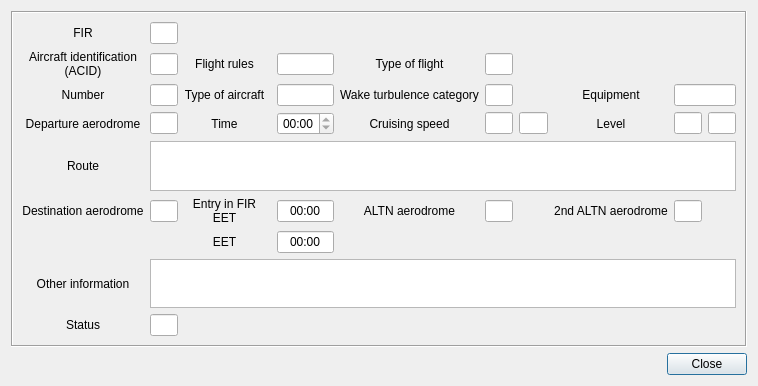
<?xml version="1.0" encoding="UTF-8"?>
<ui version="4.0">
 <class>FplViewer</class>
 <widget class="QDialog" name="FplViewer">
  <property name="windowModality">
   <enum>Qt::WindowModal</enum>
  </property>
  <property name="geometry">
   <rect>
    <x>0</x>
    <y>0</y>
    <width>758</width>
    <height>386</height>
   </rect>
  </property>
  <property name="sizePolicy">
   <sizepolicy hsizetype="Preferred" vsizetype="Minimum">
    <horstretch>0</horstretch>
    <verstretch>0</verstretch>
   </sizepolicy>
  </property>
  <property name="windowTitle">
   <string>Create FPL</string>
  </property>
  <property name="sizeGripEnabled">
   <bool>false</bool>
  </property>
  <property name="modal">
   <bool>false</bool>
  </property>
  <layout class="QVBoxLayout" name="verticalLayout">
   <item>
    <widget class="QFrame" name="frame">
     <property name="sizePolicy">
      <sizepolicy hsizetype="Preferred" vsizetype="Preferred">
       <horstretch>0</horstretch>
       <verstretch>0</verstretch>
      </sizepolicy>
     </property>
     <property name="frameShape">
      <enum>QFrame::Box</enum>
     </property>
     <property name="frameShadow">
      <enum>QFrame::Sunken</enum>
     </property>
     <layout class="QGridLayout" name="gridLayout">
      <item row="0" column="0">
       <widget class="QLabel" name="FirLabel">
        <property name="sizePolicy">
         <sizepolicy hsizetype="Minimum" vsizetype="Minimum">
          <horstretch>0</horstretch>
          <verstretch>0</verstretch>
         </sizepolicy>
        </property>
        <property name="text">
         <string>FIR</string>
        </property>
        <property name="alignment">
         <set>Qt::AlignCenter</set>
        </property>
        <property name="buddy">
         <cstring>FIREdit</cstring>
        </property>
       </widget>
      </item>
      <item row="0" column="1">
       <widget class="QLineEdit" name="FIREdit">
        <property name="sizePolicy">
         <sizepolicy hsizetype="Maximum" vsizetype="Fixed">
          <horstretch>0</horstretch>
          <verstretch>0</verstretch>
         </sizepolicy>
        </property>
        <property name="alignment">
         <set>Qt::AlignCenter</set>
        </property>
        <property name="readOnly">
         <bool>true</bool>
        </property>
       </widget>
      </item>
      <item row="1" column="0">
       <widget class="QLabel" name="AcidLabel">
        <property name="enabled">
         <bool>true</bool>
        </property>
        <property name="sizePolicy">
         <sizepolicy hsizetype="Minimum" vsizetype="Minimum">
          <horstretch>0</horstretch>
          <verstretch>0</verstretch>
         </sizepolicy>
        </property>
        <property name="text">
         <string>Aircraft identification (ACID)</string>
        </property>
        <property name="alignment">
         <set>Qt::AlignCenter</set>
        </property>
        <property name="wordWrap">
         <bool>true</bool>
        </property>
        <property name="buddy">
         <cstring>ACIDEdit</cstring>
        </property>
       </widget>
      </item>
      <item row="1" column="1">
       <widget class="QLineEdit" name="ACIDEdit">
        <property name="sizePolicy">
         <sizepolicy hsizetype="Ignored" vsizetype="Fixed">
          <horstretch>0</horstretch>
          <verstretch>0</verstretch>
         </sizepolicy>
        </property>
        <property name="acceptDrops">
         <bool>true</bool>
        </property>
        <property name="toolTip">
         <string>Aircraft Identification (up to 7 letters and digits). Example: ACF402</string>
        </property>
        <property name="maxLength">
         <number>7</number>
        </property>
        <property name="alignment">
         <set>Qt::AlignCenter</set>
        </property>
        <property name="readOnly">
         <bool>true</bool>
        </property>
       </widget>
      </item>
      <item row="1" column="2">
       <widget class="QLabel" name="RulesLabel">
        <property name="enabled">
         <bool>true</bool>
        </property>
        <property name="sizePolicy">
         <sizepolicy hsizetype="Minimum" vsizetype="Minimum">
          <horstretch>0</horstretch>
          <verstretch>0</verstretch>
         </sizepolicy>
        </property>
        <property name="text">
         <string>Flight rules</string>
        </property>
        <property name="alignment">
         <set>Qt::AlignCenter</set>
        </property>
        <property name="wordWrap">
         <bool>true</bool>
        </property>
        <property name="buddy">
         <cstring>RulesEdit</cstring>
        </property>
       </widget>
      </item>
      <item row="1" column="4">
       <widget class="QLineEdit" name="RulesEdit">
        <property name="alignment">
         <set>Qt::AlignCenter</set>
        </property>
        <property name="readOnly">
         <bool>true</bool>
        </property>
       </widget>
      </item>
      <item row="1" column="5">
       <widget class="QLabel" name="FlightTypeLabel">
        <property name="enabled">
         <bool>true</bool>
        </property>
        <property name="sizePolicy">
         <sizepolicy hsizetype="Minimum" vsizetype="Minimum">
          <horstretch>0</horstretch>
          <verstretch>0</verstretch>
         </sizepolicy>
        </property>
        <property name="text">
         <string>Type of flight</string>
        </property>
        <property name="alignment">
         <set>Qt::AlignCenter</set>
        </property>
        <property name="wordWrap">
         <bool>true</bool>
        </property>
        <property name="buddy">
         <cstring>FlightTypeEdit</cstring>
        </property>
       </widget>
      </item>
      <item row="1" column="6">
       <widget class="QLineEdit" name="FlightTypeEdit">
        <property name="alignment">
         <set>Qt::AlignCenter</set>
        </property>
        <property name="readOnly">
         <bool>true</bool>
        </property>
       </widget>
      </item>
      <item row="2" column="0">
       <widget class="QLabel" name="NumberLabel">
        <property name="sizePolicy">
         <sizepolicy hsizetype="Minimum" vsizetype="Minimum">
          <horstretch>0</horstretch>
          <verstretch>0</verstretch>
         </sizepolicy>
        </property>
        <property name="text">
         <string>Number</string>
        </property>
        <property name="alignment">
         <set>Qt::AlignCenter</set>
        </property>
        <property name="wordWrap">
         <bool>true</bool>
        </property>
        <property name="buddy">
         <cstring>NumberEdit</cstring>
        </property>
       </widget>
      </item>
      <item row="2" column="1">
       <widget class="QLineEdit" name="NumberEdit">
        <property name="alignment">
         <set>Qt::AlignCenter</set>
        </property>
        <property name="readOnly">
         <bool>true</bool>
        </property>
       </widget>
      </item>
      <item row="2" column="2">
       <widget class="QLabel" name="AirplaneLabel">
        <property name="enabled">
         <bool>true</bool>
        </property>
        <property name="sizePolicy">
         <sizepolicy hsizetype="Minimum" vsizetype="Minimum">
          <horstretch>0</horstretch>
          <verstretch>0</verstretch>
         </sizepolicy>
        </property>
        <property name="text">
         <string>Type of aircraft</string>
        </property>
        <property name="alignment">
         <set>Qt::AlignCenter</set>
        </property>
        <property name="wordWrap">
         <bool>true</bool>
        </property>
        <property name="buddy">
         <cstring>AirplaneEdit</cstring>
        </property>
       </widget>
      </item>
      <item row="2" column="4">
       <widget class="QLineEdit" name="AirplaneEdit">
        <property name="alignment">
         <set>Qt::AlignCenter</set>
        </property>
        <property name="readOnly">
         <bool>true</bool>
        </property>
       </widget>
      </item>
      <item row="2" column="5">
       <widget class="QLabel" name="TurbulenceLabel">
        <property name="enabled">
         <bool>true</bool>
        </property>
        <property name="sizePolicy">
         <sizepolicy hsizetype="Minimum" vsizetype="Minimum">
          <horstretch>0</horstretch>
          <verstretch>0</verstretch>
         </sizepolicy>
        </property>
        <property name="text">
         <string>Wake turbulence category</string>
        </property>
        <property name="alignment">
         <set>Qt::AlignCenter</set>
        </property>
        <property name="wordWrap">
         <bool>true</bool>
        </property>
        <property name="buddy">
         <cstring>TurbulenceEdit</cstring>
        </property>
       </widget>
      </item>
      <item row="2" column="6">
       <widget class="QLineEdit" name="TurbulenceEdit">
        <property name="alignment">
         <set>Qt::AlignCenter</set>
        </property>
        <property name="readOnly">
         <bool>true</bool>
        </property>
       </widget>
      </item>
      <item row="2" column="8">
       <widget class="QLabel" name="EquipmentLabel">
        <property name="enabled">
         <bool>true</bool>
        </property>
        <property name="sizePolicy">
         <sizepolicy hsizetype="Minimum" vsizetype="Minimum">
          <horstretch>0</horstretch>
          <verstretch>0</verstretch>
         </sizepolicy>
        </property>
        <property name="text">
         <string>Equipment</string>
        </property>
        <property name="alignment">
         <set>Qt::AlignCenter</set>
        </property>
        <property name="wordWrap">
         <bool>true</bool>
        </property>
        <property name="buddy">
         <cstring>EquipmentEdit</cstring>
        </property>
       </widget>
      </item>
      <item row="2" column="9" colspan="2">
       <widget class="QLineEdit" name="EquipmentEdit">
        <property name="sizePolicy">
         <sizepolicy hsizetype="Ignored" vsizetype="Fixed">
          <horstretch>0</horstretch>
          <verstretch>0</verstretch>
         </sizepolicy>
        </property>
        <property name="toolTip">
         <string>Equipment. Example: S/C</string>
        </property>
        <property name="maxLength">
         <number>222</number>
        </property>
        <property name="alignment">
         <set>Qt::AlignCenter</set>
        </property>
        <property name="readOnly">
         <bool>true</bool>
        </property>
       </widget>
      </item>
      <item row="3" column="0">
       <widget class="QLabel" name="AerodromeDepLabel">
        <property name="enabled">
         <bool>true</bool>
        </property>
        <property name="sizePolicy">
         <sizepolicy hsizetype="Minimum" vsizetype="Minimum">
          <horstretch>0</horstretch>
          <verstretch>0</verstretch>
         </sizepolicy>
        </property>
        <property name="text">
         <string>Departure aerodrome</string>
        </property>
        <property name="alignment">
         <set>Qt::AlignCenter</set>
        </property>
        <property name="wordWrap">
         <bool>true</bool>
        </property>
        <property name="buddy">
         <cstring>AerodromeDepEdit</cstring>
        </property>
       </widget>
      </item>
      <item row="3" column="1">
       <widget class="QLineEdit" name="AerodromeDepEdit">
        <property name="sizePolicy">
         <sizepolicy hsizetype="Ignored" vsizetype="Fixed">
          <horstretch>0</horstretch>
          <verstretch>0</verstretch>
         </sizepolicy>
        </property>
        <property name="toolTip">
         <string>Departure aerodrome (up to 4 letters and digits). Example: EHAM</string>
        </property>
        <property name="maxLength">
         <number>4</number>
        </property>
        <property name="alignment">
         <set>Qt::AlignCenter</set>
        </property>
        <property name="readOnly">
         <bool>true</bool>
        </property>
       </widget>
      </item>
      <item row="3" column="2">
       <widget class="QLabel" name="TimeDepLabel">
        <property name="enabled">
         <bool>true</bool>
        </property>
        <property name="sizePolicy">
         <sizepolicy hsizetype="Minimum" vsizetype="Minimum">
          <horstretch>0</horstretch>
          <verstretch>0</verstretch>
         </sizepolicy>
        </property>
        <property name="text">
         <string>Time</string>
        </property>
        <property name="alignment">
         <set>Qt::AlignCenter</set>
        </property>
        <property name="wordWrap">
         <bool>true</bool>
        </property>
        <property name="buddy">
         <cstring>TimeDepEdit</cstring>
        </property>
       </widget>
      </item>
      <item row="3" column="4">
       <widget class="QTimeEdit" name="TimeDepEdit">
        <property name="sizePolicy">
         <sizepolicy hsizetype="MinimumExpanding" vsizetype="Fixed">
          <horstretch>0</horstretch>
          <verstretch>0</verstretch>
         </sizepolicy>
        </property>
        <property name="toolTip">
         <string>Time (in HH:MM).</string>
        </property>
        <property name="alignment">
         <set>Qt::AlignCenter</set>
        </property>
        <property name="readOnly">
         <bool>true</bool>
        </property>
        <property name="displayFormat">
         <string>HH:mm</string>
        </property>
       </widget>
      </item>
      <item row="3" column="5">
       <widget class="QLabel" name="SpeedLabel">
        <property name="enabled">
         <bool>true</bool>
        </property>
        <property name="sizePolicy">
         <sizepolicy hsizetype="Minimum" vsizetype="Minimum">
          <horstretch>0</horstretch>
          <verstretch>0</verstretch>
         </sizepolicy>
        </property>
        <property name="text">
         <string>Cruising speed</string>
        </property>
        <property name="alignment">
         <set>Qt::AlignCenter</set>
        </property>
        <property name="wordWrap">
         <bool>true</bool>
        </property>
        <property name="buddy">
         <cstring>Speed2Edit</cstring>
        </property>
       </widget>
      </item>
      <item row="3" column="6">
       <widget class="QLineEdit" name="Speed1Edit">
        <property name="alignment">
         <set>Qt::AlignCenter</set>
        </property>
        <property name="readOnly">
         <bool>true</bool>
        </property>
       </widget>
      </item>
      <item row="3" column="7">
       <widget class="QLineEdit" name="Speed2Edit">
        <property name="sizePolicy">
         <sizepolicy hsizetype="Maximum" vsizetype="Fixed">
          <horstretch>0</horstretch>
          <verstretch>0</verstretch>
         </sizepolicy>
        </property>
        <property name="toolTip">
         <string>Cruising speed (up to 4 digits). Example: 0830, 0485, 082</string>
        </property>
        <property name="maxLength">
         <number>4</number>
        </property>
        <property name="frame">
         <bool>true</bool>
        </property>
        <property name="alignment">
         <set>Qt::AlignCenter</set>
        </property>
        <property name="readOnly">
         <bool>true</bool>
        </property>
       </widget>
      </item>
      <item row="3" column="8">
       <widget class="QLabel" name="LevelLabel">
        <property name="enabled">
         <bool>true</bool>
        </property>
        <property name="sizePolicy">
         <sizepolicy hsizetype="Minimum" vsizetype="Minimum">
          <horstretch>0</horstretch>
          <verstretch>0</verstretch>
         </sizepolicy>
        </property>
        <property name="text">
         <string>Level</string>
        </property>
        <property name="alignment">
         <set>Qt::AlignCenter</set>
        </property>
        <property name="wordWrap">
         <bool>true</bool>
        </property>
        <property name="buddy">
         <cstring>Level2Edit</cstring>
        </property>
       </widget>
      </item>
      <item row="3" column="9">
       <widget class="QLineEdit" name="Level1Edit">
        <property name="alignment">
         <set>Qt::AlignCenter</set>
        </property>
        <property name="readOnly">
         <bool>true</bool>
        </property>
       </widget>
      </item>
      <item row="3" column="10">
       <widget class="QLineEdit" name="Level2Edit">
        <property name="enabled">
         <bool>true</bool>
        </property>
        <property name="sizePolicy">
         <sizepolicy hsizetype="Preferred" vsizetype="Fixed">
          <horstretch>0</horstretch>
          <verstretch>0</verstretch>
         </sizepolicy>
        </property>
        <property name="toolTip">
         <string>Level (up to 4 letters or digits). Example: 085, 1130, 045, 0840, VFR</string>
        </property>
        <property name="maxLength">
         <number>4</number>
        </property>
        <property name="alignment">
         <set>Qt::AlignCenter</set>
        </property>
        <property name="readOnly">
         <bool>true</bool>
        </property>
       </widget>
      </item>
      <item row="4" column="0">
       <widget class="QLabel" name="RouteLabel">
        <property name="enabled">
         <bool>true</bool>
        </property>
        <property name="sizePolicy">
         <sizepolicy hsizetype="Minimum" vsizetype="Minimum">
          <horstretch>0</horstretch>
          <verstretch>0</verstretch>
         </sizepolicy>
        </property>
        <property name="text">
         <string>Route</string>
        </property>
        <property name="alignment">
         <set>Qt::AlignCenter</set>
        </property>
        <property name="buddy">
         <cstring>RouteEdit</cstring>
        </property>
       </widget>
      </item>
      <item row="4" column="1" colspan="10">
       <widget class="CustomTextEdit" name="RouteEdit">
        <property name="sizePolicy">
         <sizepolicy hsizetype="Preferred" vsizetype="Ignored">
          <horstretch>0</horstretch>
          <verstretch>0</verstretch>
         </sizepolicy>
        </property>
        <property name="minimumSize">
         <size>
          <width>0</width>
          <height>42</height>
         </size>
        </property>
        <property name="toolTip">
         <string>Route.  Example: LEK2B LEK UAS XMM/MO78 F330 UA6 PON URION CHW UA5 ...</string>
        </property>
        <property name="tabChangesFocus">
         <bool>true</bool>
        </property>
        <property name="readOnly">
         <bool>true</bool>
        </property>
        <property name="acceptRichText">
         <bool>false</bool>
        </property>
       </widget>
      </item>
      <item row="5" column="0">
       <widget class="QLabel" name="AerodromeDestLabel">
        <property name="enabled">
         <bool>true</bool>
        </property>
        <property name="sizePolicy">
         <sizepolicy hsizetype="Minimum" vsizetype="Minimum">
          <horstretch>0</horstretch>
          <verstretch>0</verstretch>
         </sizepolicy>
        </property>
        <property name="text">
         <string>Destination aerodrome</string>
        </property>
        <property name="alignment">
         <set>Qt::AlignCenter</set>
        </property>
        <property name="wordWrap">
         <bool>true</bool>
        </property>
        <property name="buddy">
         <cstring>AerodromeDestEdit</cstring>
        </property>
       </widget>
      </item>
      <item row="5" column="1">
       <widget class="QLineEdit" name="AerodromeDestEdit">
        <property name="sizePolicy">
         <sizepolicy hsizetype="Ignored" vsizetype="Fixed">
          <horstretch>0</horstretch>
          <verstretch>0</verstretch>
         </sizepolicy>
        </property>
        <property name="toolTip">
         <string>Destination aerodrome (up to 4 letters and digits). Example: LPPT</string>
        </property>
        <property name="maxLength">
         <number>4</number>
        </property>
        <property name="alignment">
         <set>Qt::AlignCenter</set>
        </property>
        <property name="readOnly">
         <bool>true</bool>
        </property>
       </widget>
      </item>
      <item row="5" column="5">
       <widget class="QLabel" name="AltnLabel">
        <property name="enabled">
         <bool>true</bool>
        </property>
        <property name="sizePolicy">
         <sizepolicy hsizetype="Minimum" vsizetype="Minimum">
          <horstretch>0</horstretch>
          <verstretch>0</verstretch>
         </sizepolicy>
        </property>
        <property name="text">
         <string>ALTN aerodrome</string>
        </property>
        <property name="alignment">
         <set>Qt::AlignCenter</set>
        </property>
        <property name="wordWrap">
         <bool>true</bool>
        </property>
        <property name="buddy">
         <cstring>ALTNEdit</cstring>
        </property>
       </widget>
      </item>
      <item row="5" column="6">
       <widget class="QLineEdit" name="ALTNEdit">
        <property name="sizePolicy">
         <sizepolicy hsizetype="Maximum" vsizetype="Fixed">
          <horstretch>0</horstretch>
          <verstretch>0</verstretch>
         </sizepolicy>
        </property>
        <property name="toolTip">
         <string>Alternate aerodrome (optional, up to 4 letters and digits). Example: LPPR</string>
        </property>
        <property name="maxLength">
         <number>4</number>
        </property>
        <property name="alignment">
         <set>Qt::AlignCenter</set>
        </property>
        <property name="readOnly">
         <bool>true</bool>
        </property>
       </widget>
      </item>
      <item row="5" column="8">
       <widget class="QLabel" name="Altn2Label">
        <property name="enabled">
         <bool>true</bool>
        </property>
        <property name="sizePolicy">
         <sizepolicy hsizetype="Minimum" vsizetype="Minimum">
          <horstretch>0</horstretch>
          <verstretch>0</verstretch>
         </sizepolicy>
        </property>
        <property name="text">
         <string>2nd ALTN aerodrome</string>
        </property>
        <property name="alignment">
         <set>Qt::AlignCenter</set>
        </property>
        <property name="wordWrap">
         <bool>true</bool>
        </property>
        <property name="buddy">
         <cstring>ALTN2Edit</cstring>
        </property>
       </widget>
      </item>
      <item row="5" column="9">
       <widget class="QLineEdit" name="ALTN2Edit">
        <property name="sizePolicy">
         <sizepolicy hsizetype="Maximum" vsizetype="Fixed">
          <horstretch>0</horstretch>
          <verstretch>0</verstretch>
         </sizepolicy>
        </property>
        <property name="toolTip">
         <string>2nd alternate aerodrome (optional, up to 4 letters and digits).</string>
        </property>
        <property name="maxLength">
         <number>4</number>
        </property>
        <property name="alignment">
         <set>Qt::AlignCenter</set>
        </property>
        <property name="readOnly">
         <bool>true</bool>
        </property>
       </widget>
      </item>
      <item row="8" column="0">
       <widget class="QLabel" name="OtherLabel">
        <property name="enabled">
         <bool>true</bool>
        </property>
        <property name="sizePolicy">
         <sizepolicy hsizetype="Minimum" vsizetype="Preferred">
          <horstretch>0</horstretch>
          <verstretch>0</verstretch>
         </sizepolicy>
        </property>
        <property name="text">
         <string>Other information</string>
        </property>
        <property name="alignment">
         <set>Qt::AlignCenter</set>
        </property>
        <property name="wordWrap">
         <bool>true</bool>
        </property>
        <property name="buddy">
         <cstring>OtherEdit</cstring>
        </property>
       </widget>
      </item>
      <item row="8" column="1" colspan="10">
       <widget class="CustomTextEdit" name="OtherEdit">
        <property name="enabled">
         <bool>true</bool>
        </property>
        <property name="sizePolicy">
         <sizepolicy hsizetype="Preferred" vsizetype="Ignored">
          <horstretch>0</horstretch>
          <verstretch>0</verstretch>
         </sizepolicy>
        </property>
        <property name="minimumSize">
         <size>
          <width>0</width>
          <height>42</height>
         </size>
        </property>
        <property name="toolTip">
         <string>Other information.</string>
        </property>
        <property name="tabChangesFocus">
         <bool>true</bool>
        </property>
        <property name="readOnly">
         <bool>true</bool>
        </property>
        <property name="acceptRichText">
         <bool>false</bool>
        </property>
       </widget>
      </item>
      <item row="5" column="4">
       <widget class="QLineEdit" name="entryFIREET">
        <property name="maximumSize">
         <size>
          <width>60</width>
          <height>16777215</height>
         </size>
        </property>
        <property name="inputMask">
         <string>00:00;_</string>
        </property>
        <property name="text">
         <string>00:00</string>
        </property>
        <property name="cursorPosition">
         <number>5</number>
        </property>
        <property name="alignment">
         <set>Qt::AlignCenter</set>
        </property>
        <property name="dragEnabled">
         <bool>false</bool>
        </property>
       </widget>
      </item>
      <item row="6" column="4">
       <widget class="QLineEdit" name="EET">
        <property name="maximumSize">
         <size>
          <width>60</width>
          <height>16777215</height>
         </size>
        </property>
        <property name="inputMask">
         <string>00:00;_</string>
        </property>
        <property name="text">
         <string>00:00</string>
        </property>
        <property name="alignment">
         <set>Qt::AlignCenter</set>
        </property>
       </widget>
      </item>
      <item row="5" column="2">
       <widget class="QLabel" name="label_26">
        <property name="enabled">
         <bool>true</bool>
        </property>
        <property name="sizePolicy">
         <sizepolicy hsizetype="Preferred" vsizetype="Minimum">
          <horstretch>0</horstretch>
          <verstretch>0</verstretch>
         </sizepolicy>
        </property>
        <property name="text">
         <string>Entry in FIR EET</string>
        </property>
        <property name="alignment">
         <set>Qt::AlignCenter</set>
        </property>
        <property name="wordWrap">
         <bool>true</bool>
        </property>
        <property name="buddy">
         <cstring>entryFIREET</cstring>
        </property>
       </widget>
      </item>
      <item row="6" column="2">
       <widget class="QLabel" name="label_2">
        <property name="sizePolicy">
         <sizepolicy hsizetype="Preferred" vsizetype="Fixed">
          <horstretch>0</horstretch>
          <verstretch>0</verstretch>
         </sizepolicy>
        </property>
        <property name="text">
         <string>EET</string>
        </property>
        <property name="alignment">
         <set>Qt::AlignCenter</set>
        </property>
        <property name="buddy">
         <cstring>EET</cstring>
        </property>
       </widget>
      </item>
      <item row="9" column="1">
       <widget class="QLineEdit" name="status"/>
      </item>
      <item row="9" column="0">
       <widget class="QLabel" name="label">
        <property name="text">
         <string>Status</string>
        </property>
        <property name="alignment">
         <set>Qt::AlignCenter</set>
        </property>
       </widget>
      </item>
     </layout>
    </widget>
   </item>
   <item>
    <widget class="QDialogButtonBox" name="buttonBox">
     <property name="sizePolicy">
      <sizepolicy hsizetype="Minimum" vsizetype="Fixed">
       <horstretch>0</horstretch>
       <verstretch>0</verstretch>
      </sizepolicy>
     </property>
     <property name="orientation">
      <enum>Qt::Horizontal</enum>
     </property>
     <property name="standardButtons">
      <set>QDialogButtonBox::Close</set>
     </property>
     <property name="centerButtons">
      <bool>false</bool>
     </property>
    </widget>
   </item>
  </layout>
 </widget>
 <customwidgets>
  <customwidget>
   <class>CustomTextEdit</class>
   <extends>QTextEdit</extends>
   <header>customtextedit.h</header>
  </customwidget>
 </customwidgets>
 <tabstops>
  <tabstop>FIREdit</tabstop>
  <tabstop>ACIDEdit</tabstop>
  <tabstop>RulesEdit</tabstop>
  <tabstop>FlightTypeEdit</tabstop>
  <tabstop>NumberEdit</tabstop>
  <tabstop>AirplaneEdit</tabstop>
  <tabstop>TurbulenceEdit</tabstop>
  <tabstop>EquipmentEdit</tabstop>
  <tabstop>AerodromeDepEdit</tabstop>
  <tabstop>TimeDepEdit</tabstop>
  <tabstop>Speed1Edit</tabstop>
  <tabstop>Speed2Edit</tabstop>
  <tabstop>Level1Edit</tabstop>
  <tabstop>Level2Edit</tabstop>
  <tabstop>RouteEdit</tabstop>
  <tabstop>AerodromeDestEdit</tabstop>
  <tabstop>entryFIREET</tabstop>
  <tabstop>EET</tabstop>
  <tabstop>ALTNEdit</tabstop>
  <tabstop>ALTN2Edit</tabstop>
  <tabstop>OtherEdit</tabstop>
  <tabstop>buttonBox</tabstop>
 </tabstops>
 <resources/>
 <connections>
  <connection>
   <sender>buttonBox</sender>
   <signal>rejected()</signal>
   <receiver>FplViewer</receiver>
   <slot>reject()</slot>
   <hints>
    <hint type="sourcelabel">
     <x>699</x>
     <y>376</y>
    </hint>
    <hint type="destinationlabel">
     <x>657</x>
     <y>318</y>
    </hint>
   </hints>
  </connection>
 </connections>
 <slots>
  <slot>OnButtonBox(QAbstractButton*)</slot>
  <slot>save()</slot>
  <slot>cancel()</slot>
  <slot>OnTextChanged()</slot>
 </slots>
</ui>
